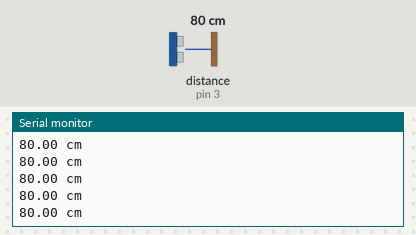
A sketch run on a simulated Arduino Uno, built with avr-gcc and run on an emulated ATmega328P. Parts: the last lines printed to the serial monitor. Inputs (shaded band) come from the test bench; at power-on: distance to the obstacle (sensor on pin 3) 80 cm. The echo pulse lasts 58.3 µs per cm.

Above: at 1.2 s.
1.3 s: distance to the obstacle (sensor on pin 3) set to 2 cm
At 1.72 s:
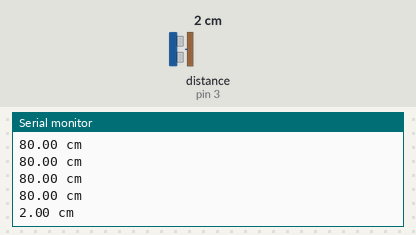
4.3 s: distance to the obstacle (sensor on pin 3) set to 4 cm
At 4.48 s:
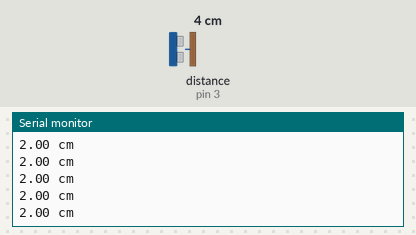
Timing chart, 0 to 7.3 s (numbered marks = the images above; inputs shaded):
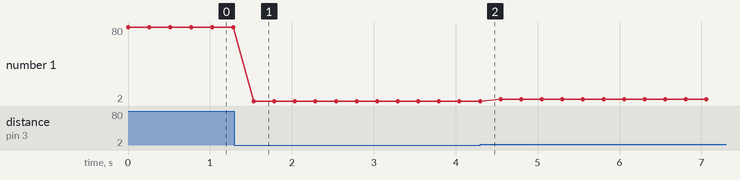

Measured:
- after the input at 1.3 s, the serial monitor: prints a new line after 0.24 s (image 1)
- plotted number 1: 80 → 2 after the input at 1.3 s, 2 → 4 after the input at 4.3 s

The sketch:

HC-SR04-Distance-Sense.ino
```cpp
/*
 * Reads the distance from an  HC-SR04 ultrasonic distance sensor
 * using the HCSR04 library by Martinsos installed via the Libraries menu in
 * the Arduino IDE. See details of the library here:
 * https://github.com/Martinsos/arduino-lib-hc-sr04
 * The Trigger is on pin 4 and the echo is on pin 3
 * The default ambient temperature is set to 20C.
*/

#include <HCSR04.h>

// Pin Set-up for the HC-SR04 Sensor
const byte TRIGGER_PIN = 4;
const byte ECHO_PIN = 3;

// Initialize Sensor
UltraSonicDistanceSensor distanceSensor = UltraSonicDistanceSensor(TRIGGER_PIN,ECHO_PIN);

// Assume we have a ambient room temperature of 20 degree C
const float DEFAULT_AMBIENT_TEMPERATURE_C = 20;

void setup () {
  Serial.begin(9600);
}

void loop () {
  double distance = distanceSensor.measureDistanceCm(DEFAULT_AMBIENT_TEMPERATURE_C);

  Serial.print(distance);
  Serial.println(" cm");
  delay(250);
}
```
